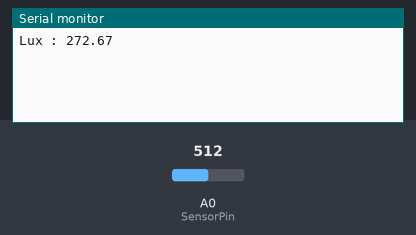
The sketch below on a simulated Arduino Uno, built with avr-gcc and run on an emulated ATmega328P. Parts: the last lines printed to the serial monitor. The inputs (shaded band) are chosen by the test bench; at power-on: A0 (SensorPin) = 512.

Above: at 1.2 s.
1.3 s: A0 (SensorPin) set to 716
At 2.6 s:
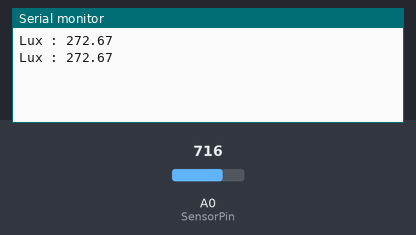
2.8 s: A0 (SensorPin) set to 900
At 3.7 s:
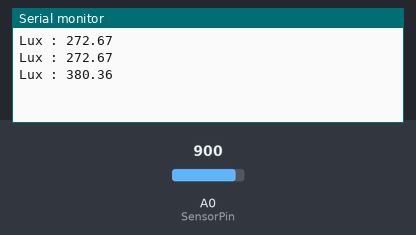
Timing chart, 0 to 5.8 s (numbered marks = the images above; inputs shaded):
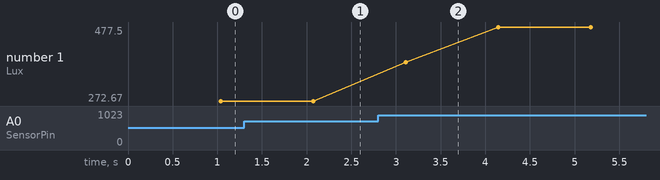

Measured:
- plotted number 1: 272.67 → 477.5 after the input at 2.8 s

The sketch:

capteur_lux.ino
```cpp
const int SensorPin=A0;
int SensorValue=0;

void setup() {
  // put your setup code here, to run once:
  Serial.begin(9600);

}

void loop() {
  // put you0r main code here, to run repeatedly:
  float acc = 0;
  for (int i = 0; i < 300; i++) {
    acc = acc +analogRead(SensorPin);
  }
  SensorValue= acc / 300;
  delay(1000);
  Serial.print("Lux : ");
  Serial.println(SensorValue*0.5279+2.386);
}
```
